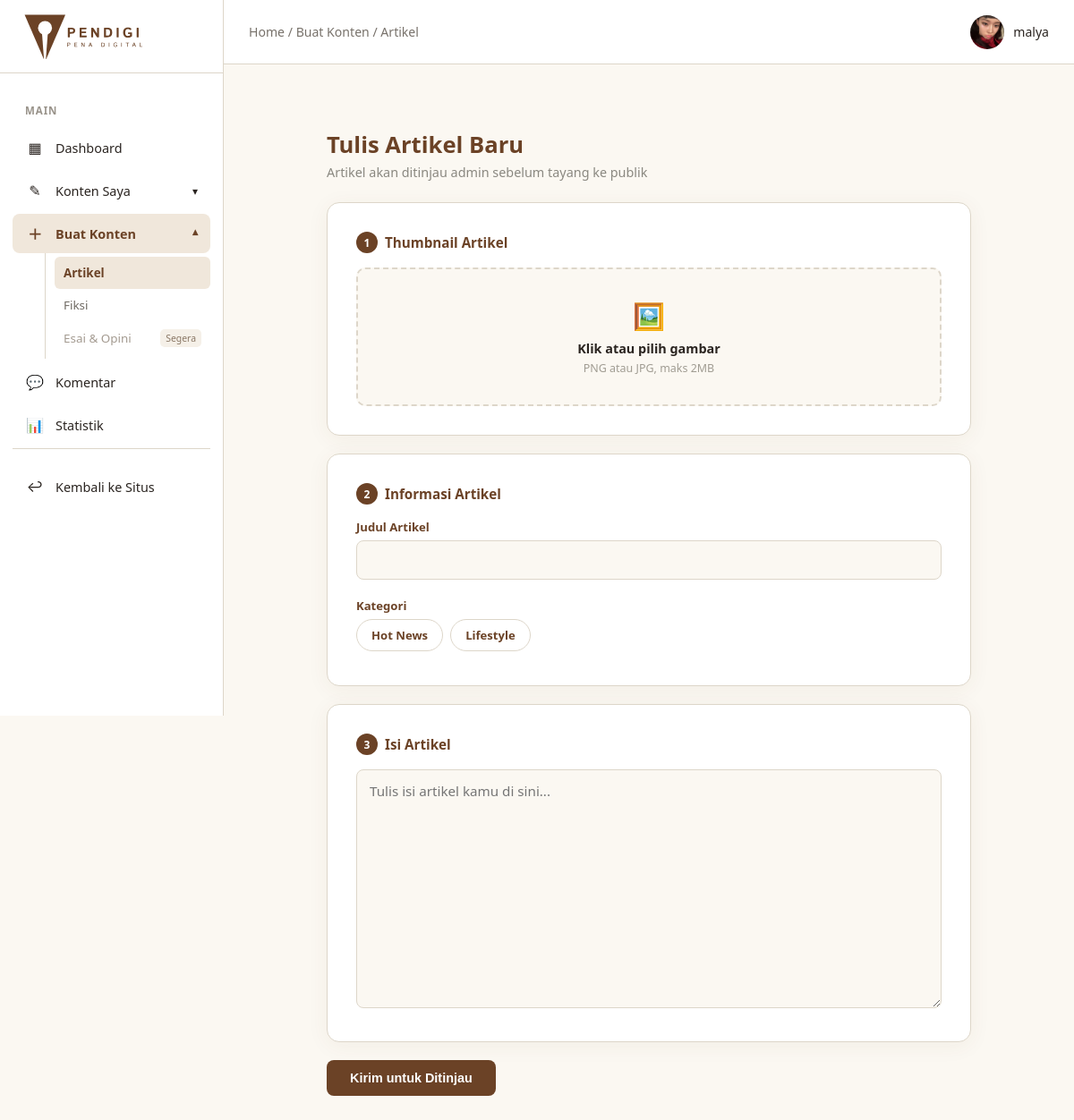
The page /articles/upload/ (signed in) on the database its author committed.
### accounts/models.py (models this page shows, shortened)
class Users(AbstractUser):
    role = models.CharField(
        max_length=20,
        choices=Role.choices,
        default=Role.PEMBACA
    )
    status_kontributor = models.CharField(
        max_length=20,
        choices=StatusKontributor.choices,
        default=StatusKontributor.NONE
    )
    profile_picture = models.ImageField(upload_to='profile_pictures/', null=True, blank=True)
    bio = models.CharField(max_length=150, blank=True)
    banner_picture = models.ImageField(
        upload_to='profile_banners/',
        blank=True,
        null=True,
    )
    publisher_id = models.CharField(
        max_length=20,
        unique=True,
        null=True,
        blank=True,
        verbose_name='ID Publisher',
    )

### articles/models.py (models this page shows)
class Categories(models.Model):
    name = models.CharField(max_length=50, unique=True)
    class Meta:
        verbose_name_plural = "Categories"
    def __str__(self):
        return self.name

### articles/views.py (the view)
# urls.py: path('upload/', views.upload_article, name='upload_article'),
@login_required
def upload_article(request):
    if request.user.status_kontributor != StatusKontributor.APPROVED:
        messages.error(
            request,
            'Anda belum terverifikasi sebagai kontributor.'
        )
        return redirect('articles:article_list')
    if request.method == 'POST':
        form = ArticleUploadForm(request.POST, request.FILES)
        if form.is_valid():
            article = form.save(commit=False)
            article.contributor = request.user
            article.save()
            notify_admins(
                actor=request.user,
                message=f"Artikel '{article.title}' menunggu moderasi.",
                action_type=Activity.ActionType.CONTENT_PENDING,
            )
            messages.success(
                request,
                'Artikel berhasil dikirim, menunggu approval admin.'
            )
            return redirect('/accounts/dashboard/penulis/pending/')
    else:
        form = ArticleUploadForm()
    return render(
        request,
        'articles/upload.html',
        {
            'form': form,
            'active_menu': 'create_content',
            'active_create_type': 'article',
            'breadcrumb': 'Buat Konten / Artikel',
        }
    )

### articles/forms.py
class ArticleUploadForm(forms.ModelForm):
    class Meta:
        model = Articles
        fields = ['title', 'thumbnail', 'category', 'content']
        widgets = {
            'category': forms.RadioSelect(),
            'content': forms.Textarea(attrs={
                'placeholder': 'Tulis isi artikel kamu di sini...'
            }),
        }
    def __init__(self, *args, **kwargs):
        super().__init__(*args, **kwargs)
        self.fields['category'].queryset = Categories.objects.exclude(
            name__in=['Fiksi', 'Non-Fiksi']
        )

### articles/context_processor.py (called while the page is built)
def navbar_categories(request):
    return {
        'navbar_categories': Categories.objects.all().order_by('name')
    }

### fiction/context_processors.py (called while the page is built)
def fiction_navigation(request):
    all_tags_raw = (
        Stories.objects
        .filter(status=StatusStory.APPROVED)
        .exclude(tags='')
        .values_list('tags', flat=True)
    )
    unique_tags = set()
    for tag_string in all_tags_raw:
        for tag in tag_string.split():
            tag = tag.strip().lower()
            if tag:
                unique_tags.add(tag)
    return {
        'fiction_tags': sorted(unique_tags),
    }

### interactions/context_processors.py (called while the page is built)
def navbar_notifications(request):
    if not request.user.is_authenticated:
        return {
            'navbar_notifications': [],
            'navbar_unread_count': 0,
        }
    from .models import Activity
    activities = (
        Activity.objects
        .filter(recipient=request.user)
        .select_related(
            'actor',
            'article',
            'chapter',
            'chapter__story',
        )
        .order_by('-created_at')
    )
    return {
        'navbar_notifications': activities[:5],
        'navbar_unread_count': activities.filter(
            is_read=False
        ).count(),
    }

### articles/templates/articles/upload.html (shortened to what this page needs)
{% extends 'author_base.html' %}
{% load static %}
{% block extra_css %}
    {{ block.super }}
    <link rel="stylesheet" href="{% static 'css/upload.css' %}">
{% endblock %}
{% block author_content %}
<div class="page">
    <div class="page-header">
        <h1>{% if is_edit %}Edit Artikel{% else %}Tulis Artikel Baru{% endif %}</h1>
        <p>
            {% if is_edit %}
                Mengedit artikel akan mengembalikan status ke "menunggu approval"
            {% else %}
                Artikel akan ditinjau admin sebelum tayang ke publik
            {% endif %}
        </p>
    </div>
    <form method="post" enctype="multipart/form-data" id="uploadForm">
        <div class="card">
            <h3><span class="num">1</span> Thumbnail Artikel</h3>
            <label class="dropzone" id="dropzone">
                <div id="dz-placeholder" {% if is_edit and article.thumbnail %}style="display:none;"{% endif %}>
                    <div class="icon">🖼️</div>
                    <div class="main-text">Klik atau pilih gambar</div>
                    <div class="sub-text">PNG atau JPG, maks 2MB</div>
                </div>
            </label>
        </div>
        <div class="card">
            <h3><span class="num">2</span> Informasi Artikel</h3>
            <div class="field">
                <label for="{{ form.title.id_for_label }}">Judul Artikel</label>
                {{ form.title }}
            </div>
            <div class="field">
                <label>Kategori</label>
                <div class="category-pills">
                    {% for radio in form.category %}
                        <label for="{{ radio.id_for_label }}">{{ radio.choice_label }}</label>
                    {% endfor %}
                </div>
            </div>
        </div>
        <div class="card">
            <h3><span class="num">3</span> Isi Artikel</h3>
            <div class="field">
                {{ form.content }}
            </div>
        </div>
        <div class="submit-row">
            <button type="submit" class="btn-primary">
                {% if is_edit %}Perbarui Artikel{% else %}Kirim untuk Ditinjau{% endif %}
            </button>
        </div>
    </form>
</div>
{% endblock %}

### templates/author_base.html (shortened to what this page needs)
{% extends 'base.html' %}
{% load static %}
{% block extra_css %}
<link rel="stylesheet" href="{% static 'css/author-dashboard.css' %}">
{% endblock %}
{% block body %}
<div class="author-layout">
    <aside class="author-sidebar">
        <div class="author-sidebar-header">
            <a href="{% url 'articles:article_list' %}">
                <img
                    src="{% static 'images/pendigi-logo-tulisan.svg' %}"
                    alt="Pena Digital"
                    class="author-logo"
                >
            </a>
        </div>
        <nav class="author-nav">
            <span class="author-nav-group-label">
                MAIN
            </span>
            <a
                href="{% url 'author_dashboard' %}"
                class="author-nav-link {% if active_menu == 'dashboard' %}is-active{% endif %}"
            >
                <span class="author-nav-icon">▦</span>
                <span>Dashboard</span>
            </a>
            <div
                class="author-nav-dropdown
                {% if active_menu == 'content' %}is-open{% endif %}"
            >
                <button
                    type="button"
                    class="author-nav-link author-nav-dropdown-toggle"
                    aria-expanded="{% if active_menu == 'content' %}true{% else %}false{% endif %}"
                >
                    <span class="author-nav-icon">✎</span>
                    <span class="author-nav-link-text">
                        Konten Saya
                    </span>
                    <span class="author-nav-caret">
                        ▾
                    </span>
                </button>
            </div>
            <div class="author-nav-dropdown
                {% if active_menu == 'create_content' %}is-open{% endif %}">
                <button
                    type="button"
                    class="author-nav-link author-nav-dropdown-toggle
                    {% if active_menu == 'create_content' %}is-active{% endif %}"
                    aria-expanded="{% if active_menu == 'create_content' %}true{% else %}false{% endif %}"
                >
                    <span class="author-nav-icon">＋</span>
                    <span class="author-nav-link-text">
                        Buat Konten
                    </span>
                    <span class="author-nav-caret">▾</span>
                </button>
                <div class="author-nav-submenu">
                    <a
                        href="{% url 'articles:upload_article' %}"
                        class="{% if active_create_type == 'article' %}is-active{% endif %}"
                    >
                        Artikel
                    </a>
                    <a
                        href="{% url 'fiction:create_story' %}"
                        class="{% if active_create_type == 'fiction' %}is-active{% endif %}"
                    >
                        Fiksi
                    </a>
                    <a
                        href="#"
                        class="is-coming-soon"
                        aria-disabled="true"
                        title="Fitur ini belum tersedia"
                    >
                        Esai &amp; Opini
                        <span class="coming-soon-label">Segera</span>
                    </a>
                </div>
            </div>
            <a
                href="#"
                class="author-nav-link"
            >
                <span class="author-nav-icon">💬</span>
                <span>Komentar</span>
            </a>
            <a
                href="#"
                class="author-nav-link"
            >
                <span class="author-nav-icon">📊</span>
                <span>Statistik</span>
            </a>
            <div class="author-nav-settings">
                <a
                    href="{% url 'articles:article_list' %}"
                    class="author-nav-link"
                >
                    <span class="author-nav-icon">↩</span>
                    <span>Kembali ke Situs</span>
                </a>
            </div>
        </nav>
    </aside>
    <div class="author-main">
        <header class="author-topbar">
            <div class="author-topbar-left">
                <div class="author-breadcrumb">
                    Home / {{ breadcrumb|default:'Dashboard' }}
                </div>
            </div>
            <div class="author-profile">
                {% if user.profile_picture %}
                    <img
                        src="{{ user.profile_picture.url }}"
                        alt="{{ user.username }}"
                        class="author-profile-avatar"
                    >
                {% else %}
                    <div class="author-profile-avatar author-avatar-placeholder">
                        {{ user.username|first|upper }}
                    </div>
                {% endif %}
                <span class="author-profile-name">
                    {{ user.username }}
                </span>
            </div>
        </header>
        <main class="author-content">
            {% block author_content %}
            {% endblock %}
        </main>
    </div>
</div>
{% endblock %}

### static/css/base.css (style rules this page uses)
:root { --paper: #FBF8F2; --ink: #2F5D50; --ink-dark: #234840; --brown: #6B4226; --brown-dark: #54331d; --divider: #DDD6C9; --text: #2A2420; }
* { box-sizing: border-box; margin: 0; padding: 0; }
body { font-family: system-ui, -apple-system, sans-serif; background: var(--paper); color: var(--text); }
a { color: inherit; }
.btn-primary { padding: 12px 26px; border: none; border-radius: 8px; background: var(--brown); color: #fff; font-weight: 600; font-size: 0.9rem; cursor: pointer; transition: background .15s ease; }

### static/css/author-dashboard.css (style rules this page uses)
.author-layout { min-height: 100vh; display: flex; background: var(--paper); }
.author-sidebar { width: 250px; min-width: 250px; min-height: 100vh; background: #fff; border-right: 1px solid var(--divider); display: flex; flex-direction: column; position: sticky; top: 0; height: 100vh; z-index: 1000; }
.author-sidebar-header { height: 82px; display: flex; align-items: center; padding: 0 24px; border-bottom: 1px solid var(--divider); }
.author-sidebar-header a { display: flex; align-items: center; }
.author-logo { width: 145px; height: auto; display: block; }
.author-nav { padding: 24px 14px; display: flex; flex-direction: column; gap: 4px; overflow-y: auto; }
.author-nav-group-label { display: block; padding: 10px 14px 8px; font-size: 0.72rem; font-weight: 700; color: #99938a; letter-spacing: 0.08em; }
.author-nav-link { width: 100%; min-height: 44px; display: flex; align-items: center; gap: 12px; padding: 10px 14px; border: none; border-radius: 8px; background: transparent; color: var(--text); text-decoration: none; font-size: 0.9rem; cursor: pointer; text-align: left; transition: background .15s ease, color .15s ease; }
.author-nav-link.is-active { background: #f0e7db; color: var(--brown); font-weight: 600; }
.author-nav-icon { width: 22px; flex-shrink: 0; display: inline-flex; align-items: center; justify-content: center; font-size: 1rem; }
.author-nav-link-text { flex: 1; }
.author-nav-dropdown { display: flex; flex-direction: column; }
.author-nav-dropdown-toggle { font-family: inherit; }
.author-nav-caret { margin-left: auto; font-size: 0.75rem; transition: transform .2s ease; }
.author-nav-dropdown.is-open .author-nav-caret { transform: rotate(180deg); }
.author-nav-submenu { display: none; flex-direction: column; margin-left: 36px; border-left: 1px solid var(--divider); padding: 4px 0 4px 10px; }
.author-nav-dropdown.is-open .author-nav-submenu { display: flex; }
.author-nav-submenu a { padding: 9px 10px; color: #6f6a63; font-size: 0.84rem; text-decoration: none; border-radius: 6px; }
.author-nav-settings { margin-top: auto; padding-top: 20px; border-top: 1px solid var(--divider); }
.author-main { flex: 1; min-width: 0; display: flex; flex-direction: column; }
.author-topbar { height: 72px; padding: 0 28px; display: flex; align-items: center; justify-content: space-between; background: #fff; border-bottom: 1px solid var(--divider); }
.author-topbar-left { display: flex; align-items: center; gap: 14px; }
.author-breadcrumb { font-size: 0.88rem; color: #77716a; }
.author-profile { display: flex; align-items: center; gap: 10px; }
.author-profile-avatar { width: 38px; height: 38px; border-radius: 50%; object-fit: cover; display: block; }
.author-profile-name { font-size: 0.88rem; color: var(--text); font-weight: 500; }
.author-content { flex: 1; padding: 32px; min-width: 0; }
.author-nav-dropdown-toggle .author-nav-link-text { flex: 1; }
.author-nav-dropdown-toggle.is-active { background: #f0e7db; color: var(--brown); font-weight: 600; }
.author-nav-submenu a.is-active { background: #f0e7db; color: var(--brown); font-weight: 600; }
.author-nav-submenu a.is-coming-soon { display: flex; align-items: center; justify-content: space-between; gap: 8px; color: #a49b91; cursor: not-allowed; }
.coming-soon-label { flex-shrink: 0; font-size: 0.65rem; padding: 3px 6px; border-radius: 5px; background: #f5f0e8; color: #8a7765; }

### rows shown on the page
Users: profile_picture (picture), username "malya"
Categories: choice_label "Hot News"
Categories: choice_label "Lifestyle"

### other values the page prints
{{ breadcrumb|default:'Dashboard' }} "Buat Konten / Artikel"
